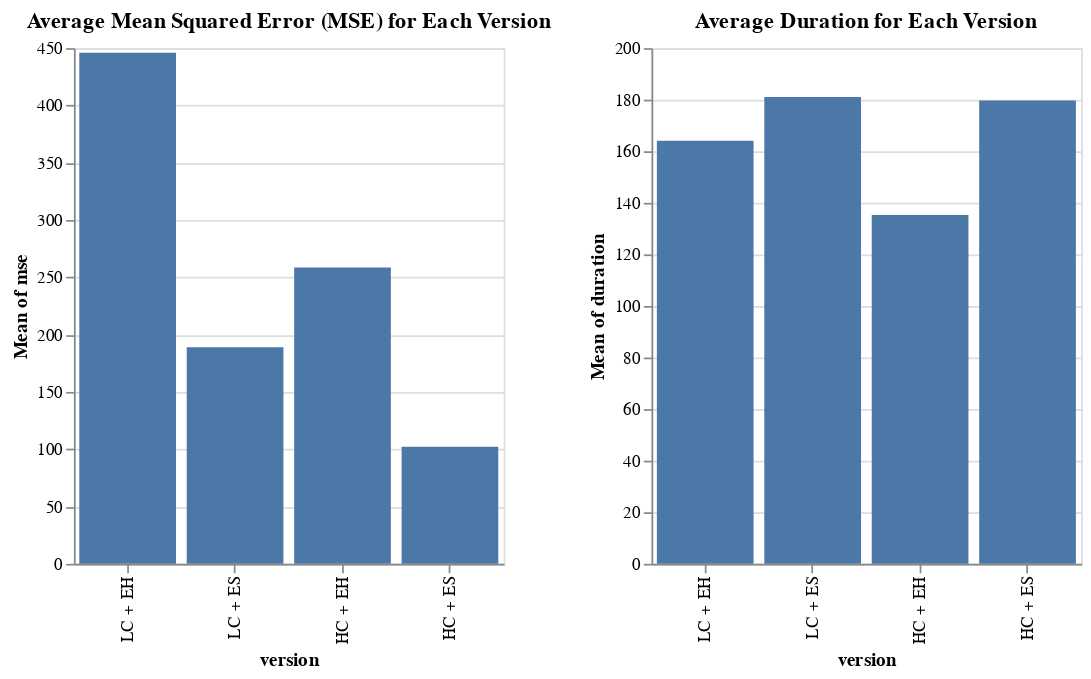

This figure's notebook cell:
### Code cell
# Chart 1: Average MSE for each version
chart1 = alt.Chart(df).mark_bar().encode(
    x=alt.X('version', sort=['LC + EH', 'LC + ES', 'HC + EH', 'HC + ES']),
    y='mean(mse)'
).properties(
    title='Average Mean Squared Error (MSE) for Each Version',
    width=250,
)

# Chart 2: Average Duration for each version
chart2 = alt.Chart(df).mark_bar().encode(
    x=alt.X('version', sort=['LC + EH', 'LC + ES', 'HC + EH', 'HC + ES']),
    y='mean(duration)',
).properties(
    title='Average Duration for Each Version',
    width=250,
)


(chart1 | chart2).save('charts/mse_vs_duration.png')

(chart1 | chart2)
